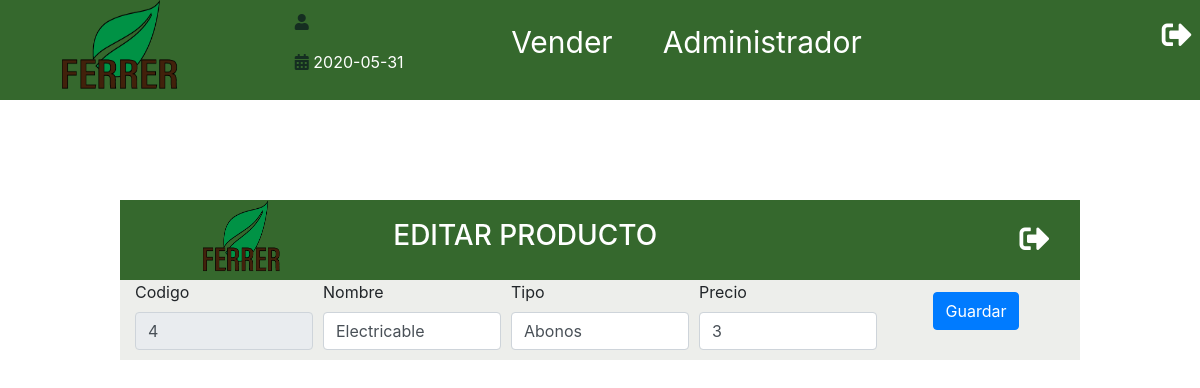
Before: /editar.php?id=4 (signed in) with the older database file.
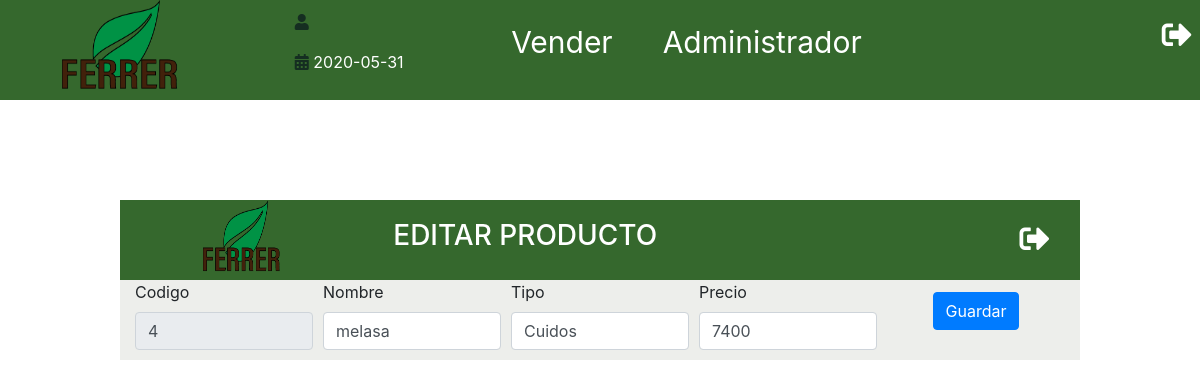
After: the same page with the newer database file.
### tables this page shows
CREATE TABLE `producto` (
  `Id_Producto` int(100) NOT NULL,
  `Nombre_Producto` varchar(25) NOT NULL,
  `Id_Tipo_Producto` varchar(50) NOT NULL,
  `Precio_Venta` int(11) NOT NULL,
  `Nombre_Usuario` varchar(30) NOT NULL,
  `FechaCreacion` date NOT NULL
);

### includes/funciones/consultas.php (called while the page is built, shortened)
<?php
function obtenerProducto($id){
    include 'bd_conexion.php';
    try{
        return $conn->query("SELECT Id_Producto, Nombre_Producto, Id_Tipo_Producto, Precio_Venta,Nombre_Usuario FROM producto WHERE Id_Producto = $id");
    }catch(Exception $e){
        echo "error!!". $e->getMessage() ."<br>";
        return false;
    }
}
?>

### editar.php (the view, shortened to what this page needs)
<?php include_once 'includes/templates/header.php';
include_once 'includes/funciones/consultas.php';
    $id = filter_var($_GET['id'], FILTER_VALIDATE_INT);
    $resultado = obtenerProducto($id);
    $producto = $resultado->fetch_assoc();
    ?>
    <pre>
</pre>
<div class="inventarioMORE UPDATE" id="inventarioADD">
                <div class="TengoEstilos">
                  <img src="./img/logo.png" alt="Logo">
                  <H3>EDITAR PRODUCTO</H3>
                  <a href="Admin.php"> <i class="fas fa-sign-out-alt Singout" id="CerrarAnadir"></i></a>
                </div>
                <div class="container">
                  <form   id="producto" class="Anadir" method="POST">
                    <div class="form-row">
                    <div class="col">
                        <label for="">Codigo</label>
                        <input type="text" placeholder="Codigo Producto" id="Codigo" name="Codigo" readonly="readonly" class="form-control" value="<?php echo ($producto['Id_Producto']) ? $producto['Id_Producto'] : ''; ?>" >
                      </div>
                      <div class="col">
                        <label for="">Nombre</label>
                        <input type="text" placeholder="Nombre Producto" id="Nombre" name="Nombre" class="form-control" value="<?php echo ($producto['Nombre_Producto']) ? $producto['Nombre_Producto'] : ''; ?>" >
                      </div>
                      <div class="col">
                        <label for="">Tipo</label>
                        <input list="buscador"placeholder="Tipo Producto" id="Tipo" name="Tipo" class="form-control" value="<?php echo ($producto['Id_Tipo_Producto']) ? $producto['Id_Tipo_Producto'] : ''; ?>" >
                      </div>
                      <div class="col">
                        <label for="Nombre">Precio</label>
                        <input type="number" placeholder="Precio" id="Precio" name="Precio" class="form-control" value="<?php echo ($producto['Precio_Venta']) ? $producto['Precio_Venta'] : ''; ?>" >
                      </div>
                      <div class="col Enviar">
                          <?php
                           $textoBtn = ($producto['Precio_Venta']) ? 'Guardar' : 'añadir';
                          ?>
                        <input type="submit" name="submit" value="<?php echo $textoBtn; ?>" class="btn btn-primary mb-2">
                      </div>
                    </div>
<?php include_once 'includes/templates/footer.php'; ?>

Changed rows visible on the page:
changed producto "Guardar": Nombre "Electricable" → "melasa"; Tipo "Abonos" → "Cuidos"; Precio "3" → "7400"
